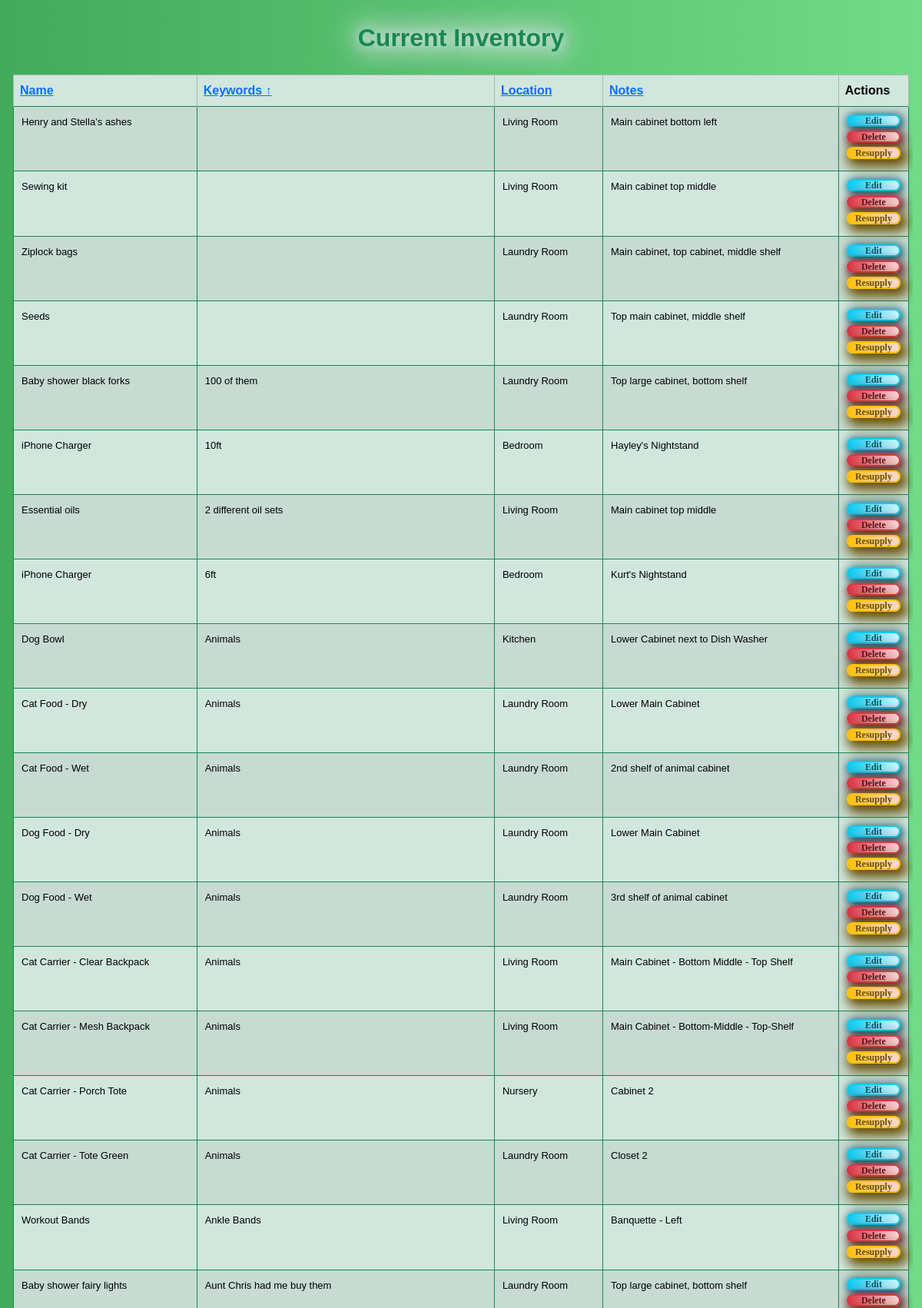
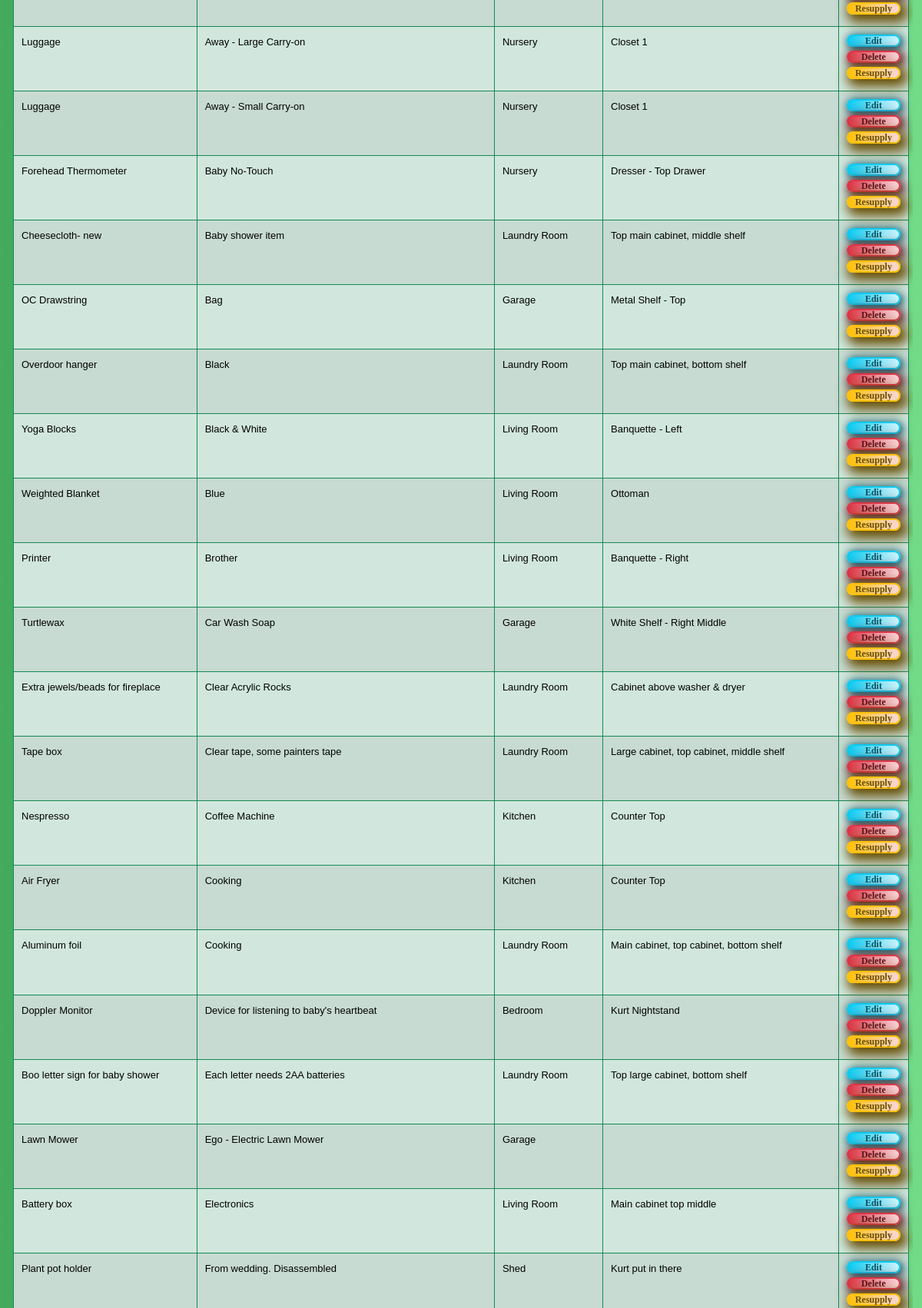
Page /items?search=&sort_by=keywords&sort_order=asc (signed in, upper part) on the committed database (2 pictures, top to bottom).
### app/models.py (models this page shows, shortened)
class Item(db.Model):
    id = db.Column(db.Integer, primary_key=True)
    name = db.Column(db.String(100), nullable=False)
    keywords = db.Column(db.String(200), nullable=True)
    location = db.Column(db.String(100), nullable=False)
    notes = db.Column(db.String, nullable=True)

### app/routes.py (the view)
@app.route('/items', methods=['GET', 'POST'])
@login_required
def view_items():
    form = SearchForm()
    search_query = request.args.get('search', '')
    sort_by = request.args.get('sort_by', 'name')
    sort_order = request.args.get('sort_order', 'asc')
    if form.validate_on_submit():
        search_query = form.search.data
    items_query = Item.query.filter(
        (Item.name.contains(search_query)) |
        (Item.location.contains(search_query)) |
        (Item.keywords.contains(search_query)) |
        (Item.notes.contains(search_query))
    )
    if sort_order == 'asc':
        items_query = items_query.order_by(getattr(Item, sort_by).asc())
    else:
        items_query = items_query.order_by(getattr(Item, sort_by).desc())
    items = items_query.all()
    items_count = len(items)
    return render_template('view_items.html', items=items, form=form, sort_by=sort_by, sort_order=sort_order, items_count=items_count)

### app/__init__.py (called while the page is built)
@login_manager.user_loader
def load_user(user_id):
    return models.User.query.get(int(user_id))

### app/templates/view_items.html (shortened to what this page needs)
{% extends "base.html" %}
{% block content %}
<div class="container-fluid">
  <h2 class="mb-4">Current Inventory</h2>
    <div class="table-container">
      <table class="table table-success table-striped table-bordered">
        <thead class="table-success">
          <tr>
            <th>
              <a href="{{ url_for('view_items', search=request.args.get('search', ''), sort_by='name', sort_order='asc' if sort_order == 'desc' or sort_by != 'name' else 'desc') }}">
                Name
              </a>
            </th>
            <th>
              <a href="{{ url_for('view_items', search=request.args.get('search', ''), sort_by='keywords', sort_order='asc' if sort_order == 'desc' or sort_by != 'keywords' else 'desc') }}">
                Keywords
                {% if sort_by == 'keywords' %}
                  {% if sort_order == 'asc' %}
                    ↑
                  {% else %}
                    ↓
                  {% endif %}
                {% endif %}
              </a>
            </th>
            <th>
              <a href="{{ url_for('view_items', search=request.args.get('search', ''), sort_by='location', sort_order='asc' if sort_order == 'desc' or sort_by != 'location' else 'desc') }}">
                Location
              </a>
            </th>
            <th>
              <a href="{{ url_for('view_items', search=request.args.get('search', ''), sort_by='notes', sort_order='asc' if sort_order == 'desc' or sort_by != 'notes' else 'desc') }}">
                Notes
              </a>
            </th>
            <th>Actions</th>
          </tr>
        </thead>
        <tbody>
          {% for item in items %}
          <tr>
            <td>
              {{ item.name }}
            </td>
            <td>{{ item.keywords }}</td>
            <td>{{ item.location }}</td>
            <td>
              {% if 'Resupply' in item.notes %}
                <span class="resupply-text">Resupply</span>
              {% else %}
                {{ item.notes }}
              {% endif %}
            </td>
            <td class="action-column">
              <div class="d-flex flex-column">
                <a href="{{ url_for('edit_item', item_id=item.id) }}" class="btn btn-outline-info btn-sm w-100" id="btnEdit">Edit</a>
                <form method="POST" action="{{ url_for('delete_item', item_id=item.id) }}" style="display: inline;" onsubmit="return confirmDelete();">
                  <button type="submit" class="btn btn-outline-danger btn-sm w-100" id="btnDelete">Delete</button>
                </form>
                <button class="btn btn-outline-warning btn-sm w-100" id="btnResupply" onclick="toggleResupply({{ item.id }}, '{{ item.notes }}')">Resupply</button>
              </div>
            </td>
          </tr>
          {% endfor %}
        </tbody>
      </table>
    </div>
</div>
{% endblock %}

### app/static/styles.css (style rules this page uses)
body { background: linear-gradient(to right, #42aa5a 0%, #71db88 100%); }
body { font-family: Arial, sans-serif; }
h2, h5 { margin-top: 30px; text-align: center; text-shadow: 0 0 15px #fff, 0 0 50px #d1e7dd, 0 0 35px #fff, 0 0 20px #198754, 0 0 30px #d1e7dd, 0 0 40px #d1e7dd, 2px 2px 2px rgba(206,89,55,0); color: #198754; font-weight: bolder; }
.table-container { display: flex; max-height: 45vh; overflow-y: auto; overflow-x: auto; position: relative; padding: 5px; box-sizing: border-box; }
.table thead th { position: sticky; top: 0; z-index: 1; }
.table { width: 100%; border-collapse: collapse; }
.table tbody td { font-size: 13px; padding: 10px; border: 1px solid #198754; }
#btnEdit, #btnReset { margin: 0 auto 5px auto; color: #055160; font-size: 12px; line-height: 8px; padding: 2px; border-radius: 17px; font-family: Georgia, serif; font-weight: 700; text-decoration: none; font-style: normal; font-variant: normal; text-transform: none; background-image: linear-gradient(to right, #0dcaf0 0%, #cff4fc 100%); box-shadow: #055160 2px 2px 12px 2px; border: 2px solid #0dcaf0; display: inline-block; }
#btnDelete, #btnRegister { margin: 0 auto 5px auto; color: #58151c; font-size: 12px; line-height: 8px; padding: 2px; border-radius: 17px; font-family: Georgia, serif; font-weight: 700; text-decoration: none; font-style: normal; font-variant: normal; text-transform: none; background-image: linear-gradient(to right, #dc3545 0%, #f8d7da 100%); box-shadow: #58151c 3px 3px 13px 3px; border: 2px solid #dc3545; display: inline-block; }
#btnResupply { margin: 0 auto 5px auto; color: #664d03; font-size: 12px; line-height: 8px; padding: 2px; border-radius: 17px; font-family: Georgia, serif; font-weight: 700; text-decoration: none; font-style: normal; font-variant: normal; text-transform: none; background-image: linear-gradient(to right, #ffc107 0%, #f8d7da 100%); box-shadow: #664d03 5px 5px 15px 5px; border: 2px solid #ffc107; display: inline-block; }

### rows in the picture
Item: name "Henry and Stella’s ashes", location "Living Room", notes "Main cabinet bottom left"
Item: name "Sewing kit", location "Living Room", notes "Main cabinet top middle"
Item: name "Ziplock bags", location "Laundry Room", notes "Main cabinet, top cabinet, middle shelf"
Item: name "Seeds", location "Laundry Room", notes "Top main cabinet, middle shelf"
Item: name "Baby shower black forks", keywords "100 of them", location "Laundry Room", notes "Top large cabinet, bottom shelf"
Item: name "iPhone Charger", keywords "10ft", location "Bedroom", notes "Hayley's Nightstand"
Item: name "Essential oils", keywords "2 different oil sets", location "Living Room", notes "Main cabinet top middle"
Item: name "iPhone Charger", keywords "6ft", location "Bedroom", notes "Kurt's Nightstand"
Item: name "Dog Bowl", keywords "Animals", location "Kitchen", notes "Lower Cabinet next to Dish Washer"
Item: name "Cat Food - Dry", keywords "Animals", location "Laundry Room", notes "Lower Main Cabinet"
Item: name "Cat Food - Wet", keywords "Animals", location "Laundry Room", notes "2nd shelf of animal cabinet"
Item: name "Dog Food - Dry", keywords "Animals", location "Laundry Room", notes "Lower Main Cabinet"
Item: name "Dog Food - Wet", keywords "Animals", location "Laundry Room", notes "3rd shelf of animal cabinet"
Item: name "Cat Carrier - Clear Backpack", keywords "Animals", location "Living Room", notes "Main Cabinet - Bottom Middle - Top Shelf"
Item: name "Cat Carrier - Mesh Backpack", keywords "Animals", location "Living Room", notes "Main Cabinet - Bottom-Middle - Top-Shelf"
Item: name "Cat Carrier - Porch Tote", keywords "Animals", location "Nursery", notes "Cabinet 2"
Item: name "Cat Carrier - Tote Green", keywords "Animals", location "Laundry Room", notes "Closet 2"
Item: name "Workout Bands", keywords "Ankle Bands", location "Living Room", notes "Banquette - Left"
Item: name "Baby shower fairy lights", keywords "Aunt Chris had me buy them", location "Laundry Room", notes "Top large cabinet, bottom shelf"
Item: name "Luggage", keywords "Away - Large Carry-on", location "Nursery", notes "Closet 1"
Item: name "Luggage", keywords "Away - Small Carry-on", location "Nursery", notes "Closet 1"
Item: name "Forehead Thermometer", keywords "Baby No-Touch", location "Nursery", notes "Dresser - Top Drawer"
Item: name "Cheesecloth- new", keywords "Baby shower item", location "Laundry Room", notes "Top main cabinet, middle shelf"
Item: name "OC Drawstring", keywords "Bag", location "Garage", notes "Metal Shelf - Top"
Item: name "Overdoor hanger", keywords "Black", location "Laundry Room", notes "Top main cabinet, bottom shelf"
Item: name "Yoga Blocks", keywords "Black & White", location "Living Room", notes "Banquette - Left"
Item: name "Weighted Blanket", keywords "Blue", location "Living Room", notes "Ottoman"
Item: name "Printer", keywords "Brother", location "Living Room", notes "Banquette - Right"
Item: name "Turtlewax", keywords "Car Wash Soap", location "Garage", notes "White Shelf - Right Middle"
Item: name "Extra jewels/beads for fireplace", keywords "Clear Acrylic Rocks", location "Laundry Room", notes "Cabinet above washer & dryer"
Item: name "Tape box", keywords "Clear tape, some painters tape", location "Laundry Room", notes "Large cabinet, top cabinet, middle shelf"
Item: name "Nespresso", keywords "Coffee Machine", location "Kitchen", notes "Counter Top"
Item: name "Air Fryer", keywords "Cooking", location "Kitchen", notes "Counter Top"
Item: name "Aluminum foil", keywords "Cooking", location "Laundry Room", notes "Main cabinet, top cabinet, bottom shelf"
Item: name "Doppler Monitor", keywords "Device for listening to baby's heartbeat", location "Bedroom", notes "Kurt Nightstand"
Item: name "Boo letter sign for baby shower", keywords "Each letter needs 2AA batteries", location "Laundry Room", notes "Top large cabinet, bottom shelf"
Item: name "Lawn Mower", keywords "Ego - Electric Lawn Mower", location "Garage"
Item: name "Battery box", keywords "Electronics", location "Living Room", notes "Main cabinet top middle"
Item: name "Plant pot holder", keywords "From wedding. Disassembled", location "Shed", notes "Kurt put in there"
